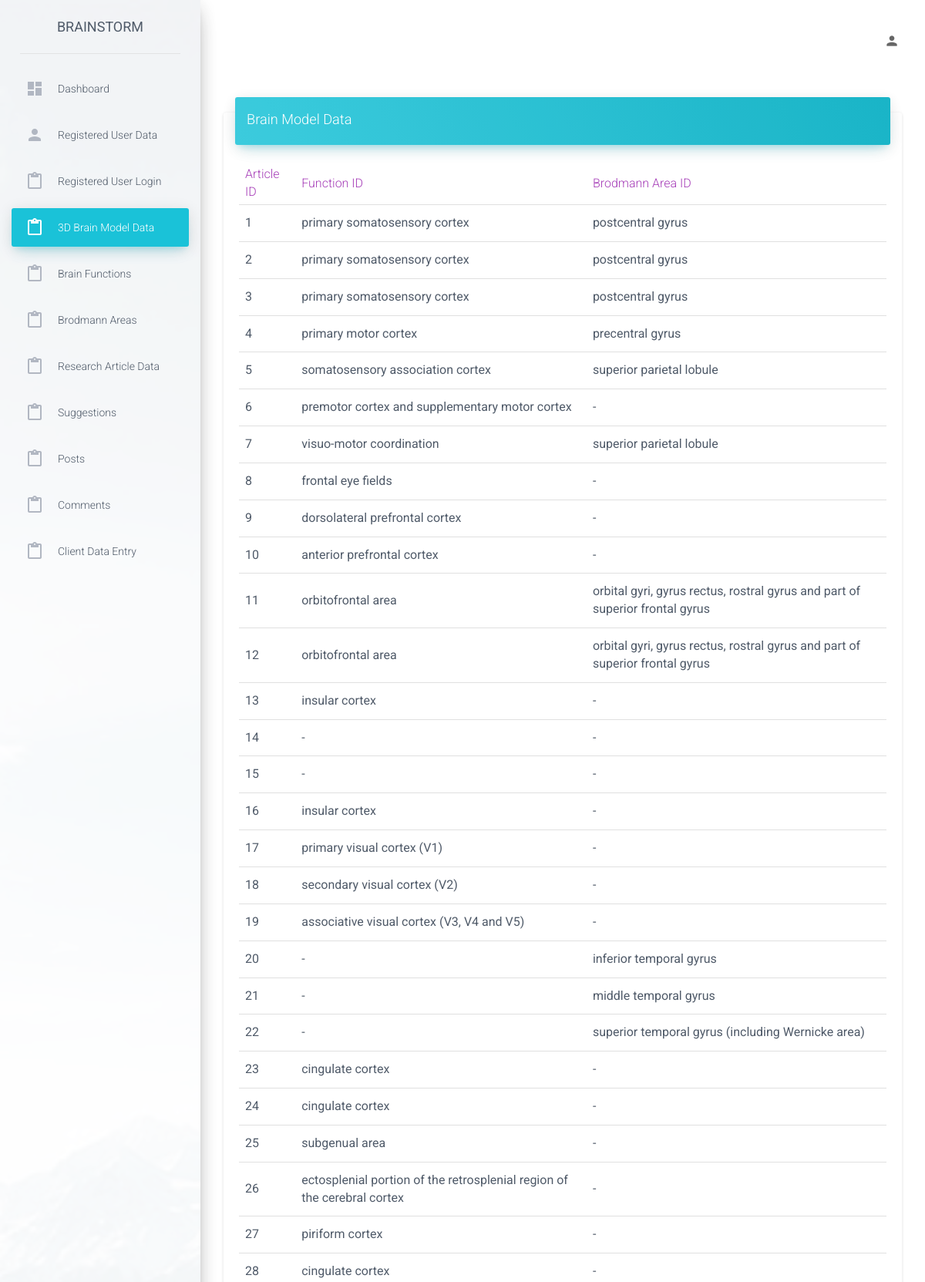
The page /admin/examples/table.php (upper part) on the database its author committed.
### tables this page shows
CREATE TABLE `broadman_area` (
  `br_area_id` int(11) NOT NULL,
  `area_nme` varchar(100) DEFAULT NULL,
  `gyral_land` text NOT NULL,
  `message` text NOT NULL,
  `media` longblob NOT NULL
);

### admin/examples/table.php (the view, shortened to what this page needs)
<html lang="en">
<head>
    <link href="../assets/css/bootstrap.min.css" rel="stylesheet" />
    <link href="../assets/css/material-dashboard.css?v=1.2.0" rel="stylesheet" />
    <link href="../assets/css/demo.css" rel="stylesheet" />
    <link href="http://maxcdn.bootstrapcdn.com/font-awesome/latest/css/font-awesome.min.css" rel="stylesheet">
</head>
<?php
include("../config/db_connect.php");
?>
<body>
    <div class="wrapper">
        <div class="sidebar" data-color="blue" data-image="../assets/img/sidebar-1.jpg">
            <div class="logo">
                <a href="http://localhost/fMRI%20website/index.php" class="simple-text">
                    Brainstorm
                </a>
            </div>
            <div class="sidebar-wrapper">
                <ul class="nav">
                    <li>
                        <a href="dashboard.php">
                            <i class="material-icons">dashboard</i>
                            <p>Dashboard</p>
                        </a>
                    </li>
                    <li >
                        <a href="./user.php">
                            <i class="material-icons">person</i>
                            <p>Registered User Data</p>
                        </a>
                    </li>
                    <li>
                        <a href="./log.php">
                            <i class="material-icons">content_paste</i>
                            <p>Registered User Login </p>
                        </a>
                    </li>
                    <li class="active" >
                        <a href="./table.php">
                            <i class="material-icons">content_paste</i>
                            <p>3D Brain Model Data</p>
                        </a>
                    </li>
                    <li>
                        <a href="./function.php">
                            <i class="material-icons">content_paste</i>
                            <p>Brain Functions</p>
                        </a>
                    </li>
                    <li>
                        <a href="./brodmann areas.php">
                            <i class="material-icons">content_paste</i>
                            <p>Brodmann Areas</p>
                        </a>
                    </li>
                    <li>
                        <a href="./article.php">
                            <i class="material-icons">content_paste</i>
                            <p>Research Article Data</p>
                        </a>
                    </li>
                     <li>
                        <a href="./suggestions.php">
                            <i class="material-icons">content_paste</i>
                            <p>Suggestions</p>
                        </a>
                    </li>
                   <li>
                        <a href="./posts.php">
                            <i class="material-icons">content_paste</i>
                            <p>Posts</p>
                        </a>
                    </li>
                    <li>
                        <a href="./comments.php">
                            <i class="material-icons">content_paste</i>
                            <p>Comments</p>
                        </a>
                    </li>
                    <li>
                        <a href="./client_data_entry.php">
                            <i class="material-icons">content_paste</i>
                            <p>Client Data Entry</p>
                        </a>
                    </li>
                </ul>
            </div>
        </div>
        <div class="main-panel">
            <nav class="navbar navbar-transparent navbar-absolute">
                <div class="container-fluid">
                    <div class="navbar-header">
                        <a class="navbar-brand" href="#"></a>
                    </div>
                    <div class="collapse navbar-collapse">
                        <ul class="nav navbar-nav navbar-right">
                            <li>
                                <a href="view_user.php">
                                    <i class="material-icons">person</i>
                                </a>
                            </li>
                        </ul>
                    </div>
                </div>
            </nav>
            <div class="content">
                <div class="container-fluid">
                    <div class="row">
                        <div class="col-md-12">
                            <div class="card">
                                <div class="card-header" data-background-color="blue">
                                    <h4 class="title">Brain Model Data</h4>
                                </div>
                                <div class="card-content table-responsive">
                                    <table class="table">
                                        <thead class="text-primary">
                                            <th>Article ID</th>
                                            <th>Function ID</th>
                                            <th>Brodmann Area ID</th>
                                        </thead>
                                        <tbody>
                                           <?php
                                            $sql="SELECT * FROM broadman_area";
                                            $result=$conn->query($sql);
                                            if ($result->num_rows>0) {
                                                while ($row=$result->fetch_assoc()) { ?>
                                                <tr>
                                                <td><?php echo $row["br_area_id"];?></td>
                                                <td><?php echo $row["area_nme"];?></td>
                                                <td><?php echo $row["gyral_land"];?></td>
                                                </tr>
                                                <?php }
                                            }
                                            ?>
                                        </tbody>
                                    </table>
                                </div>
                            </div>
                        </div>
</html>

### rows shown on the page
broadman_area: br_area_id "1", area_nme "primary somatosensory cortex", gyral_land "postcentral gyrus"
broadman_area: br_area_id "2", area_nme "primary somatosensory cortex", gyral_land "postcentral gyrus"
broadman_area: br_area_id "3", area_nme "primary somatosensory cortex", gyral_land "postcentral gyrus"
broadman_area: br_area_id "4", area_nme "primary motor cortex", gyral_land "precentral gyrus"
broadman_area: br_area_id "5", area_nme "somatosensory association cortex", gyral_land "superior parietal lobule"
broadman_area: br_area_id "6", area_nme "premotor cortex and supplementary motor cortex", gyral_land "-"
broadman_area: br_area_id "7", area_nme "visuo-motor coordination", gyral_land "superior parietal lobule"
broadman_area: br_area_id "8", area_nme "frontal eye fields", gyral_land "-"
broadman_area: br_area_id "9", area_nme "dorsolateral prefrontal cortex", gyral_land "-"
broadman_area: br_area_id "10", area_nme "anterior prefrontal cortex", gyral_land "-"
broadman_area: br_area_id "11", area_nme "orbitofrontal area", gyral_land "orbital gyri, gyrus rectus, rostral gyrus and part of superior frontal gyrus"
broadman_area: br_area_id "12", area_nme "orbitofrontal area", gyral_land "orbital gyri, gyrus rectus, rostral gyrus and part of superior frontal gyrus"
broadman_area: br_area_id "13", area_nme "insular cortex", gyral_land "-"
broadman_area: br_area_id "14", area_nme "-", gyral_land "-"
broadman_area: br_area_id "15", area_nme "-", gyral_land "-"
broadman_area: br_area_id "16", area_nme "insular cortex", gyral_land "-"
broadman_area: br_area_id "17", area_nme "primary visual cortex (V1)", gyral_land "-"
broadman_area: br_area_id "18", area_nme "secondary visual cortex (V2)", gyral_land "-"
broadman_area: br_area_id "19", area_nme "associative visual cortex (V3, V4 and V5)", gyral_land "-"
broadman_area: br_area_id "20", area_nme "-", gyral_land "inferior temporal gyrus"
broadman_area: br_area_id "21", area_nme "-", gyral_land "middle temporal gyrus"
broadman_area: br_area_id "22", area_nme "-", gyral_land "superior temporal gyrus (including Wernicke area)"
broadman_area: br_area_id "23", area_nme "cingulate cortex", gyral_land "-"
broadman_area: br_area_id "24", area_nme "cingulate cortex", gyral_land "-"
broadman_area: br_area_id "25", area_nme "subgenual area", gyral_land "-"
broadman_area: br_area_id "26", area_nme "ectosplenial portion of the retrosplenial region of the cerebral cortex", gyral_land "-"
broadman_area: br_area_id "27", area_nme "piriform cortex", gyral_land "-"
broadman_area: br_area_id "28", area_nme "cingulate cortex", gyral_land "-"
